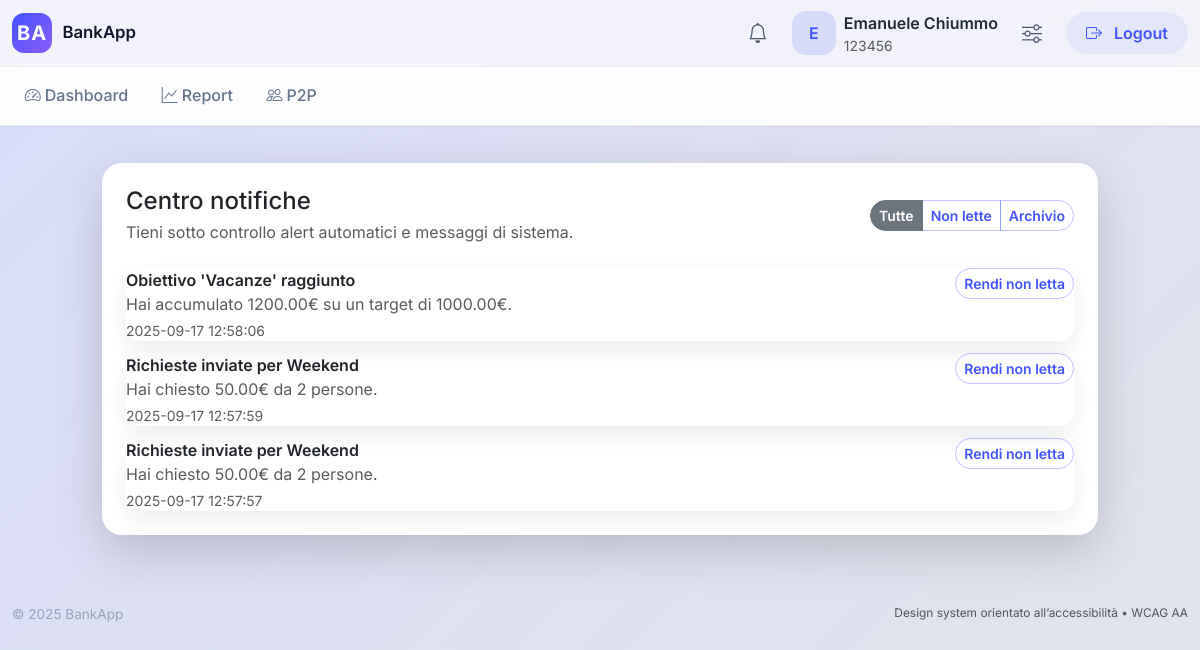
/notifications (signed in), run on an earlier commit of the app's database.
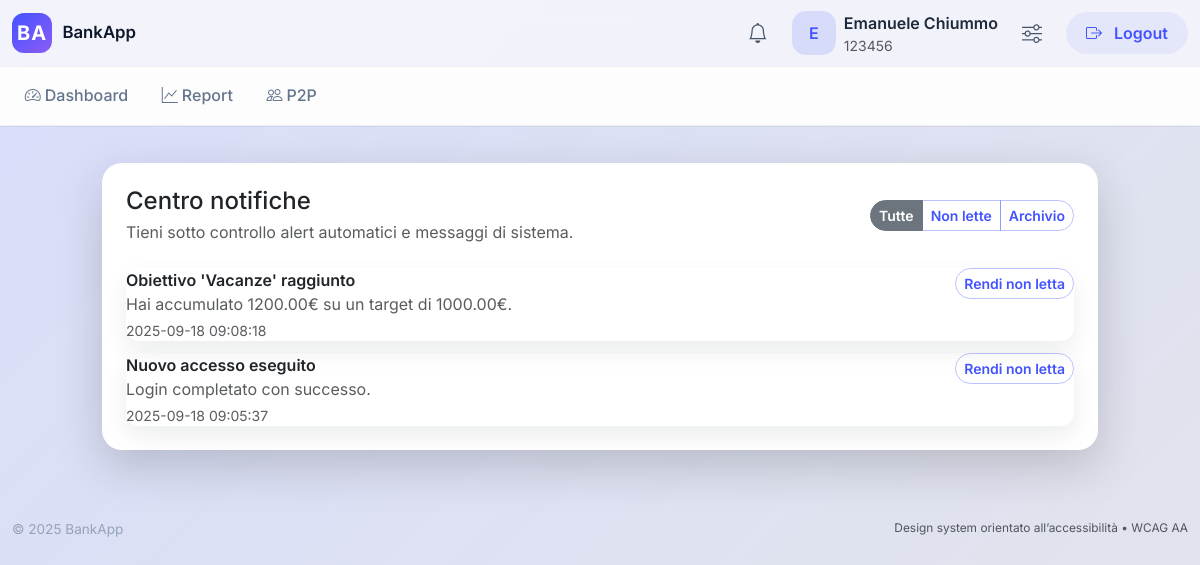
And on a later commit of the database.
### tables this page shows
CREATE TABLE notifications (
  notification_id TEXT PRIMARY KEY,
  user_id         TEXT NOT NULL,
  type            TEXT NOT NULL,
  title           TEXT NOT NULL,
  body            TEXT,
  status          TEXT NOT NULL DEFAULT 'UNREAD',
  dedupe_key      TEXT,
  payload         TEXT,
  created_at      TEXT DEFAULT (datetime('now')),
  read_at         TEXT,
  FOREIGN KEY (user_id) REFERENCES users(user_id) ON DELETE CASCADE
);

### app.py (the view, shortened to what this page needs)
@app.route('/notifications', methods=['GET', 'POST'])
@login_required
def notifications_center():
    user_id = session['user_id']
    status_filter = request.args.get('status')
    items = _list_notifications(user_id, limit=50, status=status_filter if status_filter in {'READ', 'UNREAD'} else None)
    unread_count = _count_unread_notifications(user_id)
    return render_template(
        'notifications.html',
        notifications=items,
        unread_notifications=unread_count,
        status_filter=status_filter,
    )

### app.py (called while the page is built, shortened)
def get_db():
    if 'db' not in g:
        g.db = sqlite3.connect(app.config['DATABASE'])
        g.db.row_factory = sqlite3.Row
        g.db.execute("PRAGMA foreign_keys = ON;")
    return g.db

def _list_notifications(user_id: str, limit: int = 10, status: str | None = None) -> list[sqlite3.Row]:
    db = get_db()
    params = [user_id]
    where = ["user_id = ?"]
    if status in {"UNREAD", "READ"}:
        where.append("status = ?")
        params.append(status)
    sql = f"""
        SELECT notification_id, type, title, body, status, payload, created_at, read_at
        FROM notifications
        WHERE {' AND '.join(where)}
        ORDER BY created_at DESC
        LIMIT ?
    """
    params.append(limit)
    rows = db.execute(sql, params).fetchall()
    result = []
    for row in rows:
        payload = row["payload"]
        try:
            payload_data = json.loads(payload) if payload else {}
        except json.JSONDecodeError:
            payload_data = {"raw": payload}
        result.append({**dict(row), "payload": payload_data})
    return result

def _count_unread_notifications(user_id: str) -> int:
    db = get_db()
    row = db.execute(
        "SELECT COUNT(1) AS cnt FROM notifications WHERE user_id = ? AND status = 'UNREAD'",
        (user_id,),
    ).fetchone()
    return int(row["cnt"] or 0)

def _ensure_user_settings(user_id: str) -> sqlite3.Row:
    db = get_db()
    settings = db.execute(
        """
        SELECT user_id, default_currency, decimal_places, notify_threshold
        FROM user_settings
        WHERE user_id = ?
        """,
        (user_id,),
    ).fetchone()
    if settings:
        return settings

def _get_user_settings(user_id: str) -> dict:
    settings = _ensure_user_settings(user_id)
    return dict(settings) if settings else {"user_id": user_id, "default_currency": "EUR", "decimal_places": 2, "notify_threshold": 1.0}

def login_required(view_func):
    from functools import wraps
    @wraps(view_func)
    def wrapped(*args, **kwargs):
        if not session.get('user_id'):
            return redirect(url_for('login', next=request.path))
        return view_func(*args, **kwargs)
    return wrapped

### templates/notifications.html (shortened to what this page needs)
{% extends "base.html" %}
{% block content %}
<section class="row justify-content-center g-4">
  <div class="col-12 col-xl-10">
    <div class="card p-4 shadow-lg border-0">
      <div class="d-flex flex-column flex-md-row justify-content-between align-items-start align-items-md-center gap-3 mb-4">
        <div>
          <h1 class="h4 mb-1">Centro notifiche</h1>
          <p class="text-muted mb-0">Tieni sotto controllo alert automatici e messaggi di sistema.</p>
        </div>
        <div class="btn-group" role="group" aria-label="Filtri notifiche">
          <a class="btn btn-outline-secondary btn-sm {% if not status_filter %}active{% endif %}" href="{{ url_for('notifications_center') }}">Tutte</a>
          <a class="btn btn-outline-secondary btn-sm {% if status_filter == 'UNREAD' %}active{% endif %}" href="{{ url_for('notifications_center', status='UNREAD') }}">Non lette</a>
          <a class="btn btn-outline-secondary btn-sm {% if status_filter == 'READ' %}active{% endif %}" href="{{ url_for('notifications_center', status='READ') }}">Archivio</a>
        </div>
      </div>
      {% if notifications %}
      <div class="notification-list">
        {% for note in notifications %}
        <div class="list-group-item d-flex flex-column flex-md-row justify-content-between align-items-start gap-3 {% if note.status == 'UNREAD' %}notification-unread{% endif %}">
          <div>
            <div class="fw-semibold">{{ note.title }}</div>
            {% if note.body %}<div class="text-muted">{{ note.body }}</div>{% endif %}
            <div class="small text-muted mt-1">{{ note.created_at }}</div>
          </div>
          <form method="post" class="d-flex gap-2">
            {% if note.status == 'UNREAD' %}
            <button class="btn btn-outline-secondary btn-sm" name="action" value="read" type="submit">Segna letta</button>
            {% else %}
            <button class="btn btn-outline-secondary btn-sm" name="action" value="unread" type="submit">Rendi non letta</button>
            {% endif %}
          </form>
        </div>
        {% endfor %}
      </div>
      {% else %}
      <div class="text-center text-muted py-5">Nessuna notifica disponibile.</div>
      {% endif %}
    </div>
  </div>
</section>
{% endblock %}

### templates/base.html (shortened to what this page needs)
<!doctype html>
<html lang="it">
<head>
  <link href="https://cdn.jsdelivr.net/npm/bootstrap@5.3.3/dist/css/bootstrap.min.css"
        rel="stylesheet"
>
  <link rel="stylesheet" href="https://cdn.jsdelivr.net/npm/bootstrap-icons@1.11.3/font/bootstrap-icons.css">
  <link rel="stylesheet" href="{{ url_for('static', filename='css/styles.css') }}">
</head>
<body class="app-shell">
  {% import 'components/nav_macros.html' as nav %}
  <header class="app-navbar">
    {{ nav.main_nav(nav_notifications|default({})) }}
    {{ nav.sub_nav(request.endpoint, nav_links|default([])) }}
  </header>
  <main class="app-main container-xxl">
    {% block content %}{% endblock %}
  </main>
  <footer class="app-footer">
    <div class="container-xxl d-flex flex-column flex-sm-row justify-content-between gap-2">
      <span>&copy; 2025 BankApp</span>
      <span class="text-muted small">Design system orientato all’accessibilità • WCAG AA</span>
    </div>
  </footer>
</body>
</html>

### templates/components/nav_macros.html (shortened to what this page needs)
{% macro main_nav(nav_notifications) -%}
  {% set user_id = session.get('user_id') %}
  <nav class="navbar navbar-expand-lg">
    <div class="container-xxl">
      <a class="navbar-brand" href="{{ url_for('index') }}">
        <span class="brand-mark">BA</span>
        <span class="brand-text">BankApp</span>
      </a>
      <div id="mainNav" class="collapse navbar-collapse justify-content-end">
        {% if user_id %}
        <ul class="navbar-nav align-items-lg-center gap-lg-3">
          <li class="nav-item dropdown">
            <a class="nav-link nav-icon position-relative" href="#" id="notificationDropdown" role="button" data-bs-toggle="dropdown" aria-expanded="false" aria-label="Notifiche">
              <i class="bi bi-bell"></i>
            </a>
          </li>
          <li class="nav-item d-flex align-items-center gap-2">
            <div class="avatar-circle">{{ (session.get('display_name') or session.get('codice_cliente') or '?')[:1] }}</div>
            <div class="d-none d-lg-flex flex-column">
              <span class="fw-semibold">{{ session.get('display_name') or 'Profilo' }}</span>
              <span class="text-muted small">{{ session.get('codice_cliente') }}</span>
            </div>
          </li>
          <li class="nav-item">
            <a class="nav-link nav-icon" href="{{ url_for('settings') }}" aria-label="Impostazioni">
              <i class="bi bi-sliders"></i>
            </a>
          </li>
          <li class="nav-item">
            <form method="post" action="{{ url_for('logout') }}" class="d-inline">
              <button class="btn btn-ghost" type="submit">
                <i class="bi bi-box-arrow-right me-2"></i> Logout
              </button>
            </form>
          </li>
        </ul>
        {% else %}
        <ul class="navbar-nav">
          <li class="nav-item">
            <a class="btn btn-primary" href="{{ url_for('login') }}">Accedi</a>
          </li>
        </ul>
        {% endif %}
      </div>
    </div>
  </nav>
{%- endmacro %}
{% macro sub_nav(current_endpoint, links) -%}
  {% if session.get('user_id') and links %}
  <div class="app-subnav">
    <div class="container-xxl">
      <ul class="nav nav-underline gap-2">
        {% for link in links %}
        {% set match = link.match or link.endpoint %}
        {% set is_active = current_endpoint and current_endpoint.startswith(match) %}
        <li class="nav-item">
          {% if link.url %}
          <a class="nav-link {% if is_active %}active{% endif %}" href="{{ link.url }}">
            {% if link.icon %}<i class="bi {{ link.icon }} me-1"></i>{% endif %}{{ link.label }}
          </a>
          {% else %}
          <span class="nav-link disabled">{{ link.label }}</span>
          {% endif %}
        </li>
        {% endfor %}
      </ul>
    </div>
  </div>
  {% endif %}
{%- endmacro %}

### static/css/styles.css (style rules this page uses)
:root { --font-family: 'Inter', system-ui, -apple-system, BlinkMacSystemFont, 'Segoe UI', sans-serif; --color-bg: #f4f6fb; --color-surface: #ffffff; --color-elevated: #1e293b; --color-primary: #4353ff; --color-primary-dark: #2b38d0; --color-secondary: #7c8da3; --color-success: #16a34a; --color-danger: #dc2626; --color-warning: #f59e0b; --color-border: rgba(15, 23, 42, 0.08); --shadow-sm: 0 12px 35px rgba(15, 23, 42, 0.08); --shadow-lg: 0 18px 45px rgba(15, 23, 42, 0.12); --radius-lg: 20px; --radius-md: 14px; --radius-sm: 10px; --space-section: clamp(1.5rem, 1.2rem + 1.5vw, 3rem); }
body.app-shell { min-height: 100vh; font-family: var(--font-family); background: var(--color-bg); color: #1f2937; }
.app-navbar { position: sticky; top: 0; z-index: 1020; backdrop-filter: blur(14px); background: rgba(244, 246, 251, 0.9); box-shadow: 0 1px 0 rgba(15, 23, 42, 0.05); }
.navbar-brand { display: flex; align-items: center; gap: 0.65rem; font-weight: 600; color: #0f172a; }
.brand-mark { width: 40px; height: 40px; border-radius: 12px; display: grid; place-items: center; font-weight: 700; letter-spacing: 1px; background: linear-gradient(135deg, var(--color-primary) 0%, #8b5cf6 100%); color: #fff; }
.brand-text { font-size: 1.05rem; }
.navbar-nav .nav-link { color: #475569; font-weight: 500; transition: color 0.2s ease, opacity 0.2s ease; }
.nav-link.nav-icon { font-size: 1.25rem; position: relative; }
.avatar-circle { width: 44px; height: 44px; border-radius: 14px; background: rgba(67, 83, 255, 0.15); display: inline-flex; align-items: center; justify-content: center; font-weight: 600; color: var(--color-primary); }
.btn-ghost { border-radius: 999px; padding: 0.55rem 1.25rem; background: rgba(67, 83, 255, 0.08); border: none; font-weight: 600; color: var(--color-primary); }
.app-subnav { border-top: 1px solid rgba(15, 23, 42, 0.06); border-bottom: 1px solid rgba(15, 23, 42, 0.06); background: rgba(255, 255, 255, 0.82); backdrop-filter: blur(12px); }
.app-subnav .nav-link { color: #64748b; padding: 1rem 0.8rem; position: relative; font-weight: 500; }
.app-main { padding: var(--space-section) 0; display: flex; flex-direction: column; gap: var(--space-section); }
.app-footer { padding: 2rem 0 2.5rem; color: #94a3b8; font-size: 0.85rem; }
.card { border-radius: var(--radius-lg); border: 1px solid rgba(255, 255, 255, 0.6); backdrop-filter: blur(6px); box-shadow: var(--shadow-sm); background: var(--color-surface); }
.btn-outline-secondary { border-radius: 999px; border: 1px solid rgba(67, 83, 255, 0.35); color: var(--color-primary); font-weight: 600; }
.notification-list .list-group-item { border: none; border-radius: var(--radius-md); margin-bottom: 0.75rem; box-shadow: 0 10px 25px rgba(15, 23, 42, 0.08); }
.notification-list .list-group-item:last-child { margin-bottom: 0; }

What changed in the data, as far as the page shows it:
removed notifications: title "Richieste inviate per Weekend", body "Hai chiesto 50.00€ da 2 persone.", created_at "2025-09-17 12:57:59", status "Rendi non letta"
removed notifications: title "Richieste inviate per Weekend", body "Hai chiesto 50.00€ da 2 persone.", created_at "2025-09-17 12:57:57", status "Rendi non letta"
changed notifications "Obiettivo 'Vacanze' raggiunto": created_at "2025-09-17 12:58:06" → "2025-09-18 09:08:18"
now on this page (row edited): notifications: title "Nuovo accesso eseguito", body "Login completato con successo.", created_at "2025-09-18 09:05:37", status "Rendi non letta"
